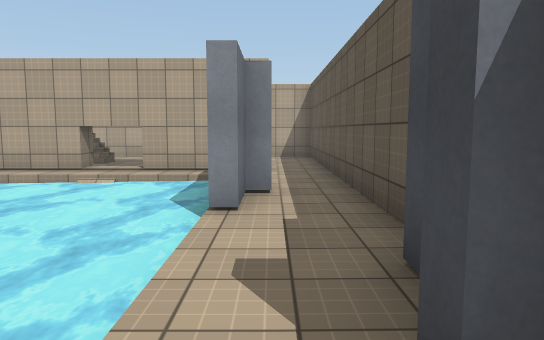
View 1 (above)

16 first-person views from a walk through a scene from a Unity 3-D project. The camera is 1.5 m above the floor, tilts 6° down and sees 70° across. The floor is counted in squares, 1.63 m on a side. Each view is taken from the middle of a square. On the plan, view 1 faces up. The plan holds only what a view shows up to about 13 squares ahead; the rest is blank. The place goes on beyond the plan. The player character is not drawn. Surface patterns are stand-ins for the level's own textures.

View 2
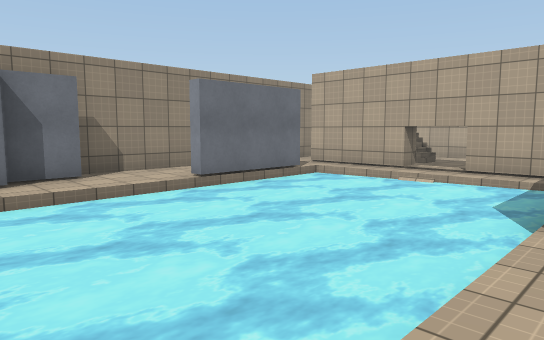

View 3
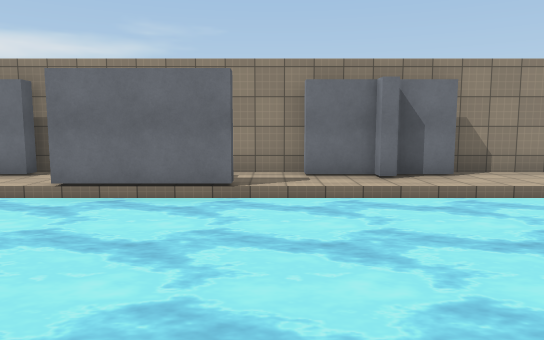

View 4
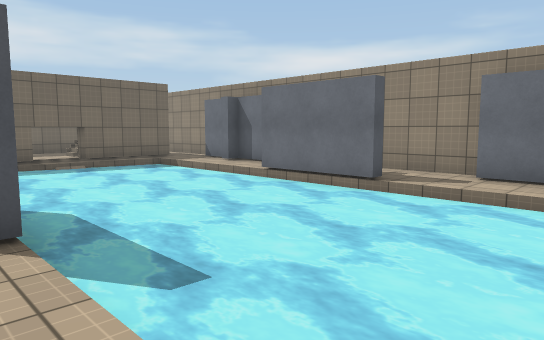

View 5
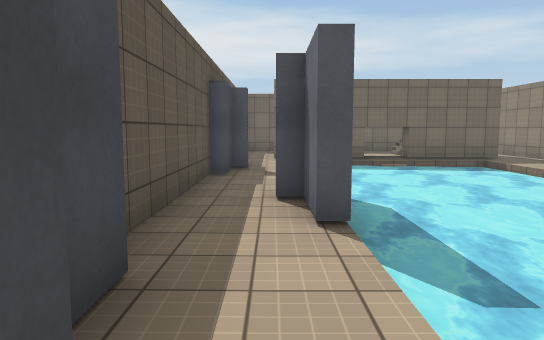

View 6
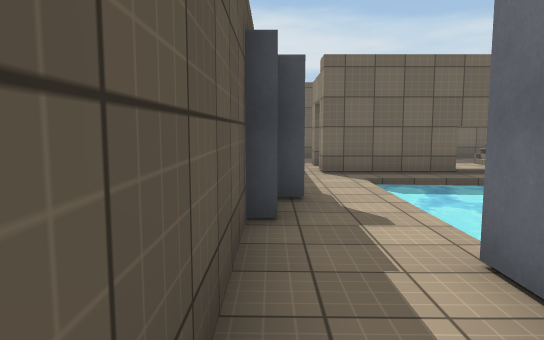

View 7
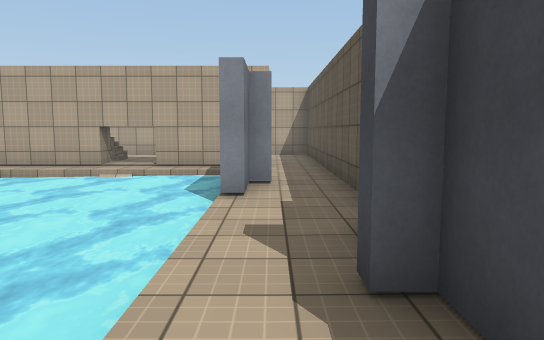

View 8
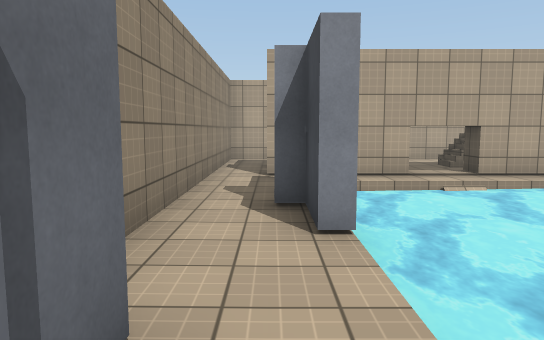

View 9
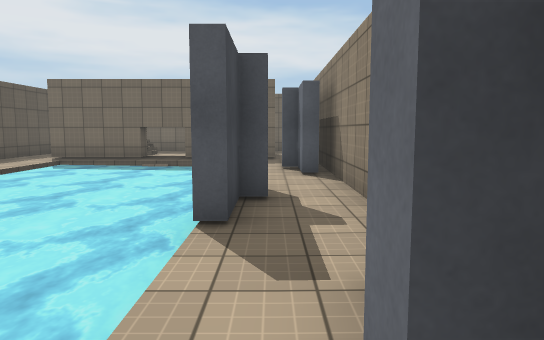

View 10
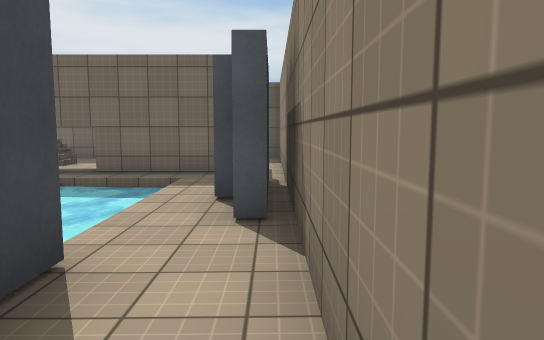

View 11
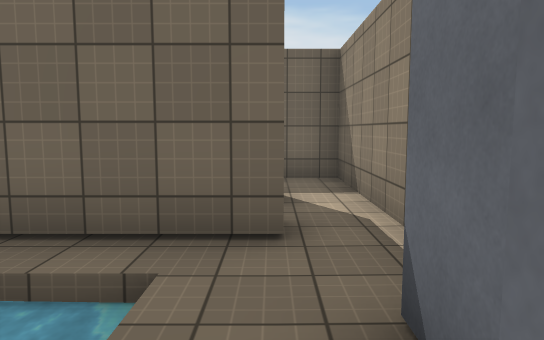

View 12
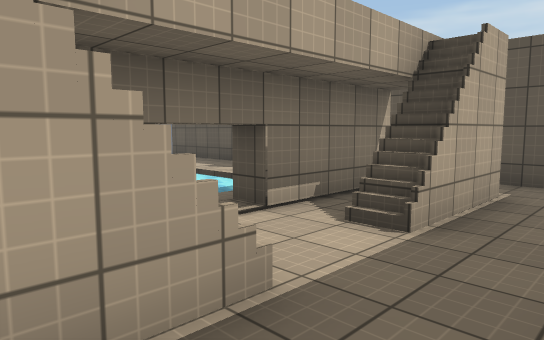

View 13
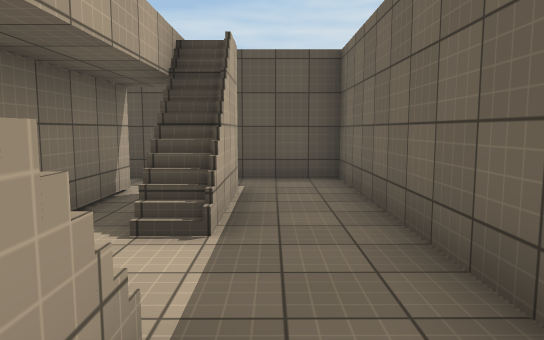

View 14
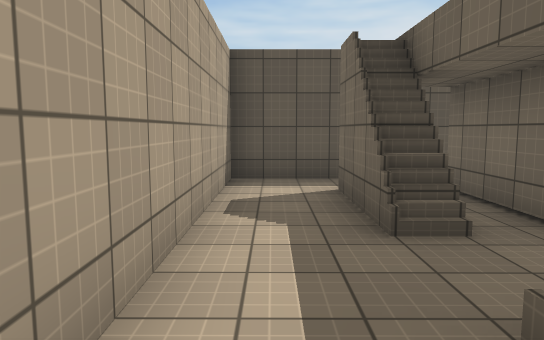

View 15
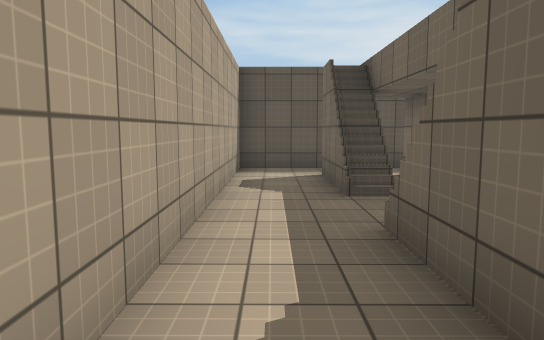

View 16
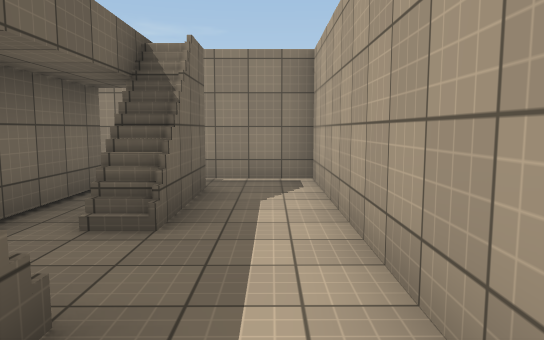

### Floor plan
Key: @ floor where view 1 was taken; # wall or solid block; x gap in a wall; . floor; / step, stairs or slope; ≈ water the walk keeps out of; T thing the floor can be seen under or through.
Columns run from 9 left of view 1 to 2 right of it. Each row starts with its distance up from view 1.
 13 ############
 12 #..........#
 11 #..##..##..#
 10 #......x...#
  9 #.#TTTTTT..#
  8 #..........#
  7 #..≈≈≈≈≈≈..#
  6 #.#≈≈≈≈≈≈#.#
  5 #..#≈≈≈≈#..#
  4 #..≈≈≈≈≈≈..#
  3 #..≈≈≈≈≈≈..
  2 ##.≈≈≈≈≈≈.#
  1  #.≈≈≈≈≈≈.#
  0 ##.≈≈≈≈≈≈@##
 -1 #..≈≈≈≈≈≈..#
 -2 #..#≈≈≈≈#..#
 -3 #.#≈≈≈≈≈≈#.#
 -4 #..#≈≈≈≈#..#
 -5 #..≈≈≈≈≈≈..#
 -6 ##.≈≈≈≈≈≈.##
 -7  #.≈≈≈≈≈≈.#
 -8 ##.≈≈≈≈≈≈.
 -9 #..≈≈≈≈≈≈..
-10 #.#TTTTT#..#
-11 #..  ......#
-12 #.///..//#.#
-13 #..........#
-14 #..........#
-15 ############

Where each view was taken, in squares from view 1:
view 1: 0 up, 0 right, facing up
view 2: 0 up, 0 right, facing up-left
view 3: 1 down, 0 right, facing left
view 4: 2 up, 0 right, facing down-left
view 5: 2 up, 0 right, facing down
view 6: 2 down, 1 right, facing down
view 7: 1 down, 0 right, facing up
view 8: 1 up, 7 left, facing up
view 9: 2 up, 7 left, facing down
view 10: 2 down, 8 left, facing down
view 11: 7 down, 7 left, facing down
view 12: 14 down, 6 left, facing up-right
view 13: 13 down, 6 left, facing right
view 14: 12 up, 6 left, facing right
view 15: 12 up, 8 left, facing right
view 16: 12 up, 1 left, facing left
